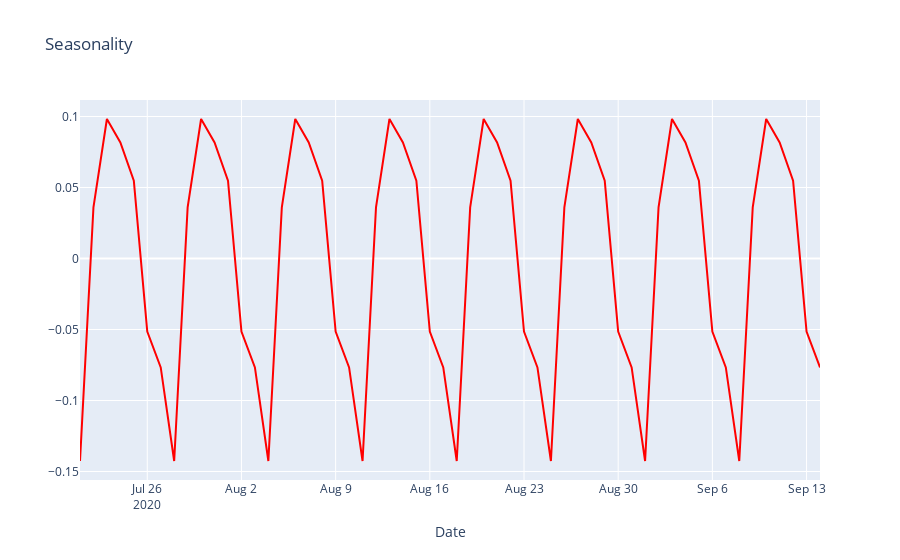

The code cell stored with this chart in its notebook:
### Code cell
# Graph_seasonal
from plotly.offline import download_plotlyjs, init_notebook_mode, plot, iplot
import plotly
import plotly.graph_objs as go

init_notebook_mode(connected=True)
# Create traces
trace0 = go.Scatter(
    x=list(decomposition.seasonal.index),
    y=list(decomposition.seasonal.values),
#     mode = 'markers+lines',
    name = 'High',
    line=dict(
                color="Red",
                width=2,
#                 dash="dashdot",
            ),
#     fill = 'toself',
    
)

# Define data array & title & axis in layout
# data = [trace0, trace1, trace2, trace3, trace4]
data = [trace0]
layout = {'title': 'Seasonality', 'xaxis': {'title': 'Date'}}

# Creatr Figure object
fig = go.Figure(data=data, layout=layout)
# iplot(fig, show_link=False)
iplot(fig)

### Figure 1 — Plotly figure (JSON) as saved in the notebook; plotly's stock layout.template omitted (floating-point values rounded to 4 significant figures)
{"data": [{"line": {"color": "Red", "width": 2}, "name": "High", "type": "scatter", "x": ["2020-07-21T00:00:00", "2020-07-22T00:00:00", "2020-07-23T00:00:00", "2020-07-24T00:00:00", "2020-07-25T00:00:00", "2020-07-26T00:00:00", "2020-07-27T00:00:00", "2020-07-28T00:00:00", "2020-07-29T00:00:00", "2020-07-30T00:00:00", "2020-07-31T00:00:00", "2020-08-01T00:00:00", "2020-08-02T00:00:00", "2020-08-03T00:00:00", "2020-08-04T00:00:00", "2020-08-05T00:00:00", "2020-08-06T00:00:00", "2020-08-07T00:00:00", "2020-08-08T00:00:00", "2020-08-09T00:00:00", "2020-08-10T00:00:00", "2020-08-11T00:00:00", "2020-08-12T00:00:00", "2020-08-13T00:00:00", "2020-08-14T00:00:00", "2020-08-15T00:00:00", "2020-08-16T00:00:00", "2020-08-17T00:00:00", "2020-08-18T00:00:00", "2020-08-19T00:00:00", "2020-08-20T00:00:00", "2020-08-21T00:00:00", "2020-08-22T00:00:00", "2020-08-23T00:00:00", "2020-08-24T00:00:00", "2020-08-25T00:00:00", "2020-08-26T00:00:00", "2020-08-27T00:00:00", "2020-08-28T00:00:00", "2020-08-29T00:00:00", "2020-08-30T00:00:00", "2020-08-31T00:00:00", "2020-09-01T00:00:00", "2020-09-02T00:00:00", "2020-09-03T00:00:00", "2020-09-04T00:00:00", "2020-09-05T00:00:00", "2020-09-06T00:00:00", "2020-09-07T00:00:00", "2020-09-08T00:00:00", "2020-09-09T00:00:00", "2020-09-10T00:00:00", "2020-09-11T00:00:00", "2020-09-12T00:00:00", "2020-09-13T00:00:00", "2020-09-14T00:00:00"], "y": [-0.1426, 0.03596, 0.09824, 0.08174, 0.05481, -0.05149, -0.07667, -0.1426, 0.03596, 0.09824, 0.08174, 0.05481, -0.05149, -0.07667, -0.1426, 0.03596, 0.09824, 0.08174, 0.05481, -0.05149, -0.07667, -0.1426, 0.03596, 0.09824, 0.08174, 0.05481, -0.05149, -0.07667, -0.1426, 0.03596, 0.09824, 0.08174, 0.05481, -0.05149, -0.07667, -0.1426, 0.03596, 0.09824, 0.08174, 0.05481, -0.05149, -0.07667, -0.1426, 0.03596, 0.09824, 0.08174, 0.05481, -0.05149, -0.07667, -0.1426, 0.03596, 0.09824, 0.08174, 0.05481, -0.05149, -0.07667]}], "layout": {"autosize": true, "title": {"text": "Seasonality"}, "xaxis": {"autorange": true, "range": ["2020-07-21", "2020-09-14"], "title": {"text": "Date"}, "type": "date"}, "yaxis": {"autorange": true, "range": [-0.156, 0.1116], "type": "linear"}}}
